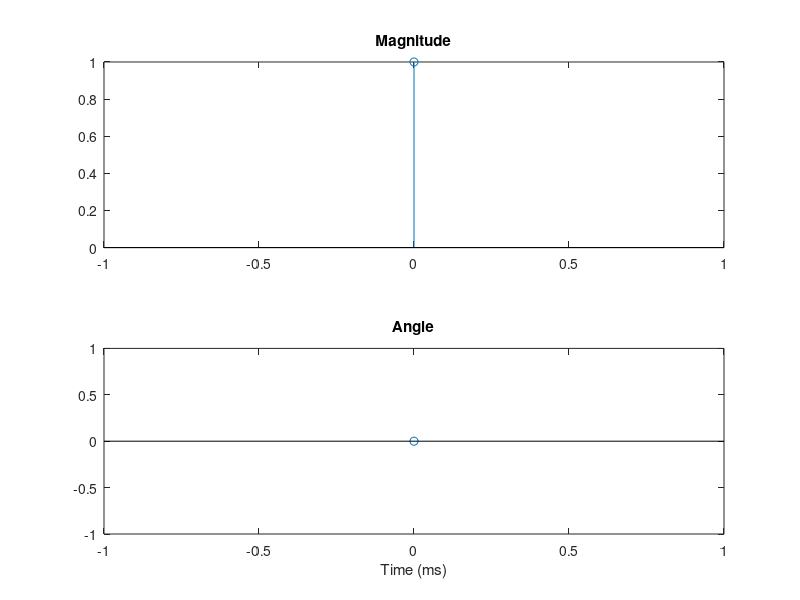

This figure's MATLAB source: (Note: this script raises an error after producing the figure.)
clear; clc; close all; fclose all; format long;

%%%%%%%%%%%%%%%%%%%%%%%%%%%%%%%%%%%%%%%%%%%%%%%%%%%%%%%%%%%%%%%%%%%%%%%%%%%
% Simulation settings 335328744369150
%%%%%%%%%%%%%%%%%%%%%%%%%%%%%%%%%%%%%%%%%%%%%%%%%%%%%%%%%%%%%%%%%%%%%%%%%%%
Preset = 1016;
Test = 2;
% "ZF", "MMSE", "ZF Averaged", "LS", "Ideal"
% "Sym1Pilot" % Use entire 1st OFDM Symbol to estimate channel for all sym
% "SymAvg" % Average perfect channel estimates into 1 for all symbols
    EQUALIZER_METHOD = "ZF";
% Channel Estimation Interpolation Method
    interp_method = 'linear';
% Loop MATLAB IFFT output to FFT output to bypass channel
    LOOPBACK = true;
% Use Comb type pilot format else use alternating pilots
    PILOT_COMB_FORMAT = true;
% Use CFO estimate to correct for CFO in time domain
    CFO_CORR = false;
% Assume all CFO is caused by doppler. Use CFO est to correct for doppler.
% If false, use CFO est to correct for CFO offset. Only for MATLAB sim
    DOPPLER_PROC = true;
% Use resampler for doppler compensation else use separate interp/decimate
    DOPPLER_RESAMPLER = true;
% Use FIR Interp/decimate for doppler resampling else use CIC
    DOPPLER_FIR = false;
% Perform estimation and correction for phase rotation from sym to sym
    PHASE_AVG = true;
% Filter multiple channel estimates instead of averaging
    FILTER_CH_EST = false;
% Perform power measurements
    POWER_MEASURE = false;
% Plot ideal QAM scatter points on top of RX constellations
    PLOT_IDEAL = false;
% Set pilots as QPSK instead of same modulation order as data
    QPSK_PILOTS = false;
% Add AWGN in baseband instead of passband
    BASEBAND_AWGN = true;
% Enable frequency domain timing offset estimation and compensation
    TA_EST_COMP = true;
% Enable frequency domain frequency offset estimation and compensation
    CFO_EST_COMP = true;

%%%%%%%%%%%%%%%%%%%%%%%%%%%%%%%%%%%%%%%%%%%%%%%%%%%%%%%%%%%%%%%%%%%%%%%%%%%
% OFDM Parameters
%%%%%%%%%%%%%%%%%%%%%%%%%%%%%%%%%%%%%%%%%%%%%%%%%%%%%%%%%%%%%%%%%%%%%%%%%%%
nfft = 4096;                % Size of FFT, number of subcarriers in OFDM
BW = 250000;                % Bandwidth = complex FS
cp_len = 256;               % Cyclic Prefix length in samples
M = 16;                     % Modulation Order
ZP_density = 30;            % Zero Padded Pilot Density
symbol_guard_ms = 1;        % Symbol guard band in ms
frame_guard_ms = 1;         % Frame guard band in ms
ofdm_symbols = 5;          % Number of OFDM symbols in a Frame
Fc = 250000;                % Center frequency of OFDM signal

%%%%%%%%%%%%%%%%%%%%%%%%%%%%%%%%%%%%%%%%%%%%%%%%%%%%%%%%%%%%%%%%%%%%%%%%%%%
% Fixed Values
%%%%%%%%%%%%%%%%%%%%%%%%%%%%%%%%%%%%%%%%%%%%%%%%%%%%%%%%%%%%%%%%%%%%%%%%%%%
nfft_zc = 4096;                       % NFFT for Zadoff-Chu sequence
ZC_root = 13;                         % Zadoff-Chu root index
ZC_length = nfft_zc/2;                % Zadoff-Chu Sequence Length
doppler_cp_offset = round(cp_len/32); % Num of CP samples*2 to not use
sync_samples_early = 0;             % Force sync offset for AWGN Channel
force_doppler_sync = -0;               % Force sync offset for Doppler CH
pilot_density = 0.5;                  % Pilot to data ratio
DAC_FS = 10000000;                    % Dac sample rate
nfft_p = 32*nfft;                     % NFFT for plotting spectrum
speed_sound = 1500;                   % Speed of sound underwater
duc_ddc_loss_gain = 2;                % Loss of Matlab DUC
num_bits = 14;                        % Number of bits in a sample
num_fir_taps = 4096;                  % Number of FIR taps for DUC/DDC
symbol_plot = 4;                      % Set number of Symbols to plot
ifft_gain = 30000;                     % IFFT gain on sub-carriers

gp_samples = round(symbol_guard_ms / 1000 * BW);

% Channel parameters
snr_db = 30;                          % Signal-to-Noise ratio in dB
multipath = [0 0 0.3 1 0 1 0.9 0.1 0 0 0 1];
multipath = 1;
%speed = 2;                            % Doppler In m/s
speed = 0.05;

cfo = 0;                              % Carrier frequency offset
spo = 0;                              % Sample phase offset
sro = 50;                       % Sample rate offset (in parts per million)
sro = 0;

%%%%%%%%%%%%%%%%%%%%%%%%%%%%%%%%%%%%%%%%%%%%%%%%%%%%%%%%%%%%%%%%%%%%%%%%%%%
% Calculated OFDM Parameters
%%%%%%%%%%%%%%%%%%%%%%%%%%%%%%%%%%%%%%%%%%%%%%%%%%%%%%%%%%%%%%%%%%%%%%%%%%%
% Carrier Allocation
rep = 1/pilot_density;          % Data to pilot repetition
zp_carriers = floor(nfft*ZP_density/100/2)*2; % Even Number of ZP carriers
zp_index = [1:zp_carriers/2,nfft/2,nfft/2+1,nfft-zp_carriers/2+1:nfft];
zp_carriers = zp_carriers + 2;  % Account for 2 ZP carriers around DC
pilot_index=[zp_carriers/2:rep:nfft/2-1,nfft/2+2:rep:nfft-zp_carriers/2];
if zp_index(end/2+2)-1 ~= pilot_index(end)
    pilot_index = [pilot_index zp_index(end/2+2)-1];
end
index = find(pilot_index == nfft/2-1);
if isempty(index)
    index = find(pilot_index == nfft/2-2);
    pilot_index = [pilot_index(1:index) nfft/2-1 pilot_index(index+1:end)];
end
pilot_carriers = length(pilot_index);
if PILOT_COMB_FORMAT
    pilot_index = repmat(pilot_index.', [1 ofdm_symbols]);
    pilot_index_orig = pilot_index;
else
    pilot_index_orig = repmat(pilot_index.', [1 ofdm_symbols]);
    pilot_index = repmat(pilot_index.', [1 ofdm_symbols]);
    pilot_index(:,2:2:end) = pilot_index(:,2:2:end) + 1;
    pilot_index(end/2,2:2:end) = pilot_index(end/2,2:2:end) - 1;
    pilot_index(:,2:2:end)=cat(1,pilot_index(1:end/2,2:2:end), ...
        nfft/2+2*ones(1,length(2:2:ofdm_symbols)), ...
        pilot_index(end/2+1:end-1,2:2:end));
end
zp_index = repmat(zp_index.', [1 ofdm_symbols]);
data_index = 1:nfft;
data_index = repmat(data_index.', [1 ofdm_symbols]);
data_index_orig = data_index;
rm_pilot_zp_index = data_index; rm_pilot_zp_index_orig = data_index;
for i=1:ofdm_symbols
    rm_pilot_zp = sort([pilot_index(:,i);zp_index(:,i)]);
    rm_pilot_zp_index(rm_pilot_zp,i) = NaN;
    rm_pilot_zp_orig = sort([pilot_index_orig(:,i);zp_index(:,i)]);
    rm_pilot_zp_index_orig(rm_pilot_zp_orig,i) = NaN;
end
data_index_tmp = 1:nfft;
data_index_tmp2 = zeros(nfft-pilot_carriers-zp_carriers,ofdm_symbols);
data_index_tmp2_orig = zeros(nfft-pilot_carriers-zp_carriers,ofdm_symbols);
for i=1:ofdm_symbols
    data_index_tmp = data_index(:,i);
    data_index_tmp(any(isnan(rm_pilot_zp_index(:,i)),2)) = [];
    data_index_tmp2(:,i) = data_index_tmp;

    data_index_tmp_orig = data_index_orig(:,i);
    data_index_tmp_orig(any(isnan(rm_pilot_zp_index_orig(:,i)),2)) = [];
    data_index_tmp2_orig(:,i) = data_index_tmp_orig;
end
data_index = data_index_tmp2;
data_index_orig = data_index_tmp2_orig;
%data_index(any(isnan(rm_pilot_zp_index),2),:) = [];
data_carriers = length(data_index);
pilot_data_index = repmat((1:nfft).',[1 ofdm_symbols]);
pilot_index_nan = repmat((1:nfft).',[1 ofdm_symbols]);
for i=1:ofdm_symbols
    pilot_data_index(zp_index(:,i),i) = NaN;
    pilot_index_nan(sort([zp_index(:,i);data_index(:,i)]),i) = NaN;
end

% Other Parameters
scs = BW/nfft;
num_data_bits = length(data_index)*ofdm_symbols;
Fs = BW; % Sample frequency (complex) = bandwidth
Interp_val = DAC_FS/Fs; % Interpolation value
Ts = 1/Fs; % Sampling period
Ts_up = 1/DAC_FS;
F = (-nfft_p/2:nfft_p/2-1)/nfft_p*Fs; % Plotting baseband spectrum
F_up = (-nfft_p/2:nfft_p/2-1)/nfft_p*DAC_FS; % Plotting DUC spectrum
cp_used = cp_len - 2*doppler_cp_offset;
Max_Freq_offset = 2*scs*(cp_used/nfft);
DAC_FS_sro = DAC_FS + DAC_FS*(sro*10e-6);
Symbol_Time = 1/BW*(nfft+cp_len);

fir_taps = fir1(num_fir_taps,1/(DAC_FS/Fs));
fir_taps = fir_taps / sqrt(sum(fir_taps.^2));
filter_delay = floor(length(fir_taps)/2);

fir_taps_4x=fir1(128,1/4);% Mimic 4x decimation with 128 TAP filter in FPGA
%fir_taps_4x = fir_taps_4x / sqrt(sum(fir_taps_4x.^2));
filter_delay_4x = floor(length(fir_taps_4x)/2);
fir_taps_rx = fir1(num_fir_taps,1/Interp_val);
%fir_taps_rx = fir_taps_rx / sqrt(sum(fir_taps_rx.^2));
filter_delay_rx = floor(length(fir_taps_rx)/2);

figure(),subplot(2,1,1),stem((0:1/DAC_FS:length(multipath)/ ...
    DAC_FS-1/DAC_FS)*1000,abs(multipath)),title('Magnitude'),subplot(2,1,2)
stem((0:1/DAC_FS:length(multipath)/DAC_FS-1/DAC_FS)*1000,angle(multipath))
xlabel('Time (ms)'),title('Angle'),sgtitle('Multipath Delay Spread')

%%%%%%%%%%%%%%%%%%%%%%%%%%%%%%%%%%%%%%%%%%%%%%%%%%%%%%%%%%%%%%%%%%%%%%%%%%%
% Generate Pilot Data
%%%%%%%%%%%%%%%%%%%%%%%%%%%%%%%%%%%%%%%%%%%%%%%%%%%%%%%%%%%%%%%%%%%%%%%%%%%
rng default
if QPSK_PILOTS
    pilot_data = randsrc(pilot_carriers,ofdm_symbols,0:3);
else
    pilot_data = randsrc(pilot_carriers,ofdm_symbols,0:M-1);
end

%%%%%%%%%%%%%%%%%%%%%%%%%%%%%%%%%%%%%%%%%%%%%%%%%%%%%%%%%%%%%%%%%%%%%%%%%%%
% Generate Message Data
%%%%%%%%%%%%%%%%%%%%%%%%%%%%%%%%%%%%%%%%%%%%%%%%%%%%%%%%%%%%%%%%%%%%%%%%%%%
rng default
tx_data = randsrc(data_carriers,ofdm_symbols,0:M-1);

%%%%%%%%%%%%%%%%%%%%%%%%%%%%%%%%%%%%%%%%%%%%%%%%%%%%%%%%%%%%%%%%%%%%%%%%%%%
% QAM Modulation
%%%%%%%%%%%%%%%%%%%%%%%%%%%%%%%%%%%%%%%%%%%%%%%%%%%%%%%%%%%%%%%%%%%%%%%%%%%
qam_mod_data = qammod(tx_data,M) * ifft_gain;
if QPSK_PILOTS
    reference_pilot = qammod(pilot_data,4) * ifft_gain;
else
    reference_pilot = qammod(pilot_data,M) * ifft_gain;
end
zp_carrier = complex(0,0);

%%%%%%%%%%%%%%%%%%%%%%%%%%%%%%%%%%%%%%%%%%%%%%%%%%%%%%%%%%%%%%%%%%%%%%%%%%%
% Synchronization   
%%%%%%%%%%%%%%%%%%%%%%%%%%%%%%%%%%%%%%%%%%%%%%%%%%%%%%%%%%%%%%%%%%%%%%%%%%%
% Create Zadoff-Chu sequence
sync_tx = log2(M)/sqrt(2)*exp(-1i*pi*ZC_root*(1:ZC_length).* ...
    ((1:ZC_length)+1)/ZC_length); % ZC sequence
sync_tx_i = cos(pi*ZC_root*(1:ZC_length).* ...
    ((1:ZC_length)+1)/ZC_length);
sync_tx_q = -sin(pi*ZC_root*(1:ZC_length).* ...
    ((1:ZC_length)+1)/ZC_length);
sync_tx = complex(sync_tx_i,sync_tx_q);
sync_tx_zp = [zeros(1,(nfft_zc-ZC_length)/2),sync_tx,zeros(1, ...
    (nfft_zc-ZC_length)/2)]; % Add ZP and center ZC sequence in BW
sync_tx_time = ifft(ifftshift(ifft_gain*sync_tx_zp),nfft_zc);

%%%%%%%%%%%%%%%%%%%%%%%%%%%%%%%%%%%%%%%%%%%%%%%%%%%%%%%%%%%%%%%%%%%%%%%%%%%
% Carrier Allocation
%%%%%%%%%%%%%%%%%%%%%%%%%%%%%%%%%%%%%%%%%%%%%%%%%%%%%%%%%%%%%%%%%%%%%%%%%%%
% FFT carriers of Data, Pilot and ZP carriers
carriers = zeros(nfft,ofdm_symbols);
for i=1:ofdm_symbols
    carriers(pilot_index_orig(:,i),i) = reference_pilot(:,i);
    carriers(data_index_orig(:,i),i) = qam_mod_data(:,i);
    carriers(zp_index(:,i),i) = zp_carrier;
end
tx_pilot_data = carriers;
tx_pilot_data(any(isnan(pilot_data_index),2),:) = [];

figure(),scatter(real(reference_pilot(:,1)),imag(reference_pilot(:,i)),'.')
hold on,scatter(real(qam_mod_data(:,1)),imag(qam_mod_data(:,1)),'.')
sgtitle('TX Constellation'),legend('Pilot','Data Symbols')

%%%%%%%%%%%%%%%%%%%%%%%%%%%%%%%%%%%%%%%%%%%%%%%%%%%%%%%%%%%%%%%%%%%%%%%%%%%
% IFFT
%%%%%%%%%%%%%%%%%%%%%%%%%%%%%%%%%%%%%%%%%%%%%%%%%%%%%%%%%%%%%%%%%%%%%%%%%%%
% Ifftshift to reorder carriers in correct order for IFFT
ifft_sub_carriers = zeros(nfft,ofdm_symbols);
for i = 1:ofdm_symbols % In loop so Ifftshift works per symbol
    ifft_sub_carriers(:,i) = ifft(ifftshift(carriers(:,i)),nfft);
end

%%%%%%%%%%%%%%%%%%%%%%%%%%%%%%%%%%%%%%%%%%%%%%%%%%%%%%%%%%%%%%%%%%%%%%%%%%%
% CP Insertion
%%%%%%%%%%%%%%%%%%%%%%%%%%%%%%%%%%%%%%%%%%%%%%%%%%%%%%%%%%%%%%%%%%%%%%%%%%%
cp_start = nfft-cp_len;
cp = ifft_sub_carriers(cp_start+1:end,:);            % Obtain CP
ofdm_tx_signal_par1 = vertcat(cp,ifft_sub_carriers);  % Copy CP

%%%%%%%%%%%%%%%%%%%%%%%%%%%%%%%%%%%%%%%%%%%%%%%%%%%%%%%%%%%%%%%%%%%%%%%%%%%
% TX Power Measurement
%%%%%%%%%%%%%%%%%%%%%%%%%%%%%%%%%%%%%%%%%%%%%%%%%%%%%%%%%%%%%%%%%%%%%%%%%%%
if POWER_MEASURE
    full_scale = (2^(num_bits-1))^2 * (nfft+cp_len);
    full_scale_zc = (2^(num_bits-1))^2 * nfft_zc;
    sig_pow = sum(abs(ofdm_tx_signal_par1.^2));
    sig_pow_dBFS = 10*log10(sig_pow/full_scale);
    sig_peak = max(abs(ofdm_tx_signal_par1));
    sig_peak_dBFS = 10*log10(sig_peak/(2^(num_bits-1)));
    sig_pow1 = sum(abs((sync_tx_time).^2));
    sig_pow_dBFS = [10*log10(sig_pow1/full_scale_zc) sig_pow_dBFS];
    sig_peak = max(abs((sync_tx_time)));
    sig_peak_dBFS = [10*log10(sig_peak/(2^(num_bits-1))) sig_peak_dBFS];
    sig_papr_dB = sig_peak_dBFS - sig_pow_dBFS;
    
    figure(),subplot(2,2,1),bar(1:ofdm_symbols+1,sig_pow_dBFS)
    xlabel('OFDM Symbol'),ylabel('dBFS'),title('Average Power')
    set(gca,'Ydir','reverse');subplot(2,2,2)
    bar(1:ofdm_symbols+1,sig_peak_dBFS)
    xlabel('OFDM Symbol'),ylabel('dBFS'),title('Peak Power')
    set(gca,'Ydir','reverse');subplot(2,2,[3 4]),bar(1:ofdm_symbols+1, ...
        sig_papr_dB),xlabel('OFDM Symbols'),ylabel('dB'),title('PAPR')
    sgtitle('TX Power')
end

%%%%%%%%%%%%%%%%%%%%%%%%%%%%%%%%%%%%%%%%%%%%%%%%%%%%%%%%%%%%%%%%%%%%%%%%%%%
% GP Insertion2)
%%%%%%%%%%%%%%%%%%%%%%%%%%%%%%%%%%%%%%%%%%%%%%%%%%%%%%%%%%%%%%%%%%%%%%%%%%%
gp = zeros(gp_samples,ofdm_symbols);       % Obtain GP
ofdm_tx_signal_par = vertcat(ofdm_tx_signal_par1,gp); % Copy GP

if ~PILOT_COMB_FORMAT
    for i=1:ofdm_symbols
        qam_mod_data(:,i) = carriers(data_index(:,i),i);
        reference_pilot(:,i) = carriers(pilot_index(:,i),i);
    end
else
    qam_mod_data = carriers;
    qam_mod_data(any(isnan(rm_pilot_zp_index),2),:) = [];
    reference_pilot = carriers;
    reference_pilot(any(isnan(pilot_index_nan),2),:) = [];
end
tx_data = qamdemod(qam_mod_data/ifft_gain,M);

%%%%%%%%%%%%%%%%%%%%%%%%%%%%%%%%%%%%%%%%%%%%%%%%%%%%%%%%%%%%%%%%%%%%%%%%%%%
% Parallel to Serial
%%%%%%%%%%%%%%%%%%%%%%%%%%%%%%%%%%%%%%%%%%%%%%%%%%%%%%%%%%%%%%%%%%%%%%%%%%%
ofdm_tx_signal_ser = reshape(ofdm_tx_signal_par,[(nfft+cp_len+ ...
    gp_samples)*ofdm_symbols, 1]);         % Parallel to Serial
gp = zeros(gp_samples,1);                  % Obtain GP
ofdm_tx_signal_ser = [sync_tx_time.'; ...
    zeros(cp_len,1);gp;ofdm_tx_signal_ser]; % OFDM Frame

%%%%%%%%%%%%%%%%%%%%%%%%%%%%%%%%%%%%%%%%%%%%%%%%%%%%%%%%%%%%%%%%%%%%%%%%%%%
% DUC
%%%%%%%%%%%%%%%%%%%%%%%%%%%%%%%%%%%%%%%%%%%%%%%%%%%%%%%%%%%%%%%%%%%%%%%%%%%
%      [kdk,fir_taps] = interp(ofdm_tx_signal_ser,Interp_val,10,1);
%     filter_delay = floor(length(fir_taps)/2);
%     ofdm_tx_signal_zp = [zeros(filter_delay,1);ofdm_tx_signal_ser; ...
%         zeros(filter_delay,1)];
%     ofdm_duc_signal = interp(ofdm_tx_signal_zp,Interp_val,10,1);
%     ofdm_duc_signal = ofdm_duc_signal(filter_delay*Interp_val+1:end- ...
%         filter_delay*Interp_val);
%     ofdm_duc_signal = ofdm_duc_signal.';
    up_signal = upsample(ofdm_tx_signal_ser, Interp_val);
    up_signal = [up_signal;zeros(filter_delay,1)];
    ofdm_duc_signal = filter(fir_taps, 1, up_signal).'*7;
    ofdm_duc_signal(1:filter_delay) = [];

%%%%%%%%%%%%%%%%%%%%%%%%%%%%%%%%%%%%%%%%%%%%%%%%%%%%%%%%%%%%%%%%%%%%%%%%%%%
% IQ Mixer TX
%%%%%%%%%%%%%%%%%%%%%%%%%%%%%%%%%%%%%%%%%%%%%%%%%%%%%%%%%%%%%%%%%%%%%%%%%%%
% Use oscillator at Fc for IQ mixer
t_up = 0:1/DAC_FS:length(ofdm_duc_signal)/DAC_FS-1/DAC_FS;
ofdm_duc_signal_i = real(ofdm_duc_signal) .* cos(2*pi*Fc*t_up);
ofdm_duc_signal_q = imag(ofdm_duc_signal) .* -sin(2*pi*Fc*t_up);
ofdm_duc_signal_real = ofdm_duc_signal_i + ofdm_duc_signal_q;

%%%%%%%%%%%%%%%%%%%%%%%%%%%%%%%%%%%%%%%%%%%%%%%%%%%%%%%%%%%%%%%%%%%%%%%%%%%
% Channel
%%%%%%%%%%%%%%%%%%%%%%%%%%%%%%%%%%%%%%%%%%%%%%%%%%%%%%%%%%%%%%%%%%%%%%%%%%%
% AWGN Channel method 1
snr = 10^(snr_db/10); % Noise power
if ~BASEBAND_AWGN
    ofdm_tx_signal_ch_pwr = mean(abs(ofdm_duc_signal_real).^2);
    noise_pwr = ofdm_tx_signal_ch_pwr / snr;
    noise = sqrt(noise_pwr) .* randn(size(ofdm_duc_signal_real));
    ofdm_tx_signal_ch = ofdm_duc_signal_real + noise;
else
    ofdm_tx_signal_ch = ofdm_duc_signal_real;
end

% Multipath
%ofdm_tx_signal_ch1 = filter(multipath,1,ofdm_tx_signal_ch);
ofdm_tx_signal_ch1 = ofdm_tx_signal_ch;

% doppler
k = (1+speed/speed_sound); % doppler shift factor
Lower_BW_doppler_Shift = ((Fc-(nfft/2 - zp_carriers/2)*scs) * ...
    (k))-(Fc-(nfft/2 - zp_carriers/2)*scs);
Fc_doppler_Shift = (Fc * (1+speed/speed_sound))-Fc;
Upper_BW_doppler_Shift = ((Fc+(nfft/2 - zp_carriers/2)*scs) * ...
    (1+speed/speed_sound))- (Fc+(nfft/2 - zp_carriers/2)*scs);
table(cp_used,Max_Freq_offset,scs)
table(Lower_BW_doppler_Shift,Fc_doppler_Shift,Upper_BW_doppler_Shift)
ofdm_tx_signal_doppler =interp1(t_up,ofdm_tx_signal_ch1,t_up/k,'linear',0);
% One method to compensate for doppler if estimated k accurately:
%ofdm_tx_signal_doppler = resample(ofdm_tx_signal_doppler, ...
    %round(DAC_FS/k),DAC_FS);
%ofdm_tx_signal_doppler = ofdm_tx_signal_doppler(1:length ...
%    (ofdm_tx_signal_ch));

% Sample phase offset
ofdm_tx_signal_doppler = ofdm_tx_signal_doppler * exp(1j*spo);

% Carrier Frequency Offset
%ofdm_tx_signal_doppler = ofdm_tx_signal_doppler .* exp(1i*2*pi*t_up*cfo);

%%%%%%%%%%%%%%%%%%%%%%%%%%%%%%%%%%%%%%%%%%%%%%%%%%%%%%%%%%%%%%%%%%%%%%%%%%%
% IQ Mixer RX
%%%%%%%%%%%%%%%%%%%%%%%%%%%%%%%%%%%%%%%%%%%%%%%%%%%%%%%%%%%%%%%%%%%%%%%%%%%
% AWGN Channel
i_ddc = ofdm_tx_signal_ch .* cos(2*pi*Fc*t_up);
q_ddc = ofdm_tx_signal_ch .* -sin(2*pi*Fc*t_up);
ddc_signal = complex(i_ddc,q_ddc);

% Doppler Channel
i_ddc_doppler = ofdm_tx_signal_doppler .* cos(2*pi*Fc*t_up);
q_ddc_doppler = ofdm_tx_signal_doppler .* -sin(2*pi*Fc*t_up);
ddc_signal_doppler = complex(i_ddc_doppler,q_ddc_doppler);

% Apply Carrier Frequency Offset
ddc_signal_doppler = ddc_signal_doppler .* exp(1i*2*pi*cfo*t_up);

%%%%%%%%%%%%%%%%%%%%%%%%%%%%%%%%%%%%%%%%%%%%%%%%%%%%%%%%%%%%%%%%%%%%%%%%%%%
% DDC
%%%%%%%%%%%%%%%%%%%%%%%%%%%%%%%%%%%%%%%%%%%%%%%%%%%%%%%%%%%%%%%%%%%%%%%%%%%
    % MATLAB decimate
%    ddc_base_signal_real=decimate(real(ddc_signal),Interp_val,4096,'Fir');
%    ddc_base_signal_imag=decimate(imag(ddc_signal),Interp_val,4096,'FIR');
%     ddc_base_signal = complex(ddc_base_signal_real,ddc_base_signal_imag);
%     ddc_base_signal = duc_ddc_loss_gain * ddc_base_signal.';
    % Model FPGA implementation of DDC
%     ddc_stage1 = [ddc_signal zeros(1,filter_delay_4x)];
%     ddc_stage1_out = filter(fir_taps_4x,1,ddc_stage1);
%     ddc_stage1_out(1:filter_delay_4x) = [];
%     ddc_stage1_out = downsample(ddc_stage1_out,4);
ddc_stage2 = [ddc_signal zeros(1,filter_delay)];
ddc_stage2_out = filter(fir_taps,1,ddc_stage2);
ddc_stage2_out(1:filter_delay) = [];
ddc_base_signal = downsample(ddc_stage2_out,Interp_val)/7.2;

ddc_doppler_real = ...
    decimate(real(ddc_signal_doppler),Interp_val,4096,'Fir');
ddc_doppler_imag = ...
    decimate(imag(ddc_signal_doppler),Interp_val,4096,'Fir');
ddc_doppler = complex(ddc_doppler_real,ddc_doppler_imag);
ddc_doppler = duc_ddc_loss_gain * ddc_doppler.';

%%%%%%%%%%%%%%%%%%%%%%%%%%%%%%%%%%%%%%%%%%%%%%%%%%%%%%%%%%%%%%%%%%%%%%%%%%%
% Bypass DUC/DDC for MATLAB AWGN Channel
if (LOOPBACK)
    ddc_base_signal = ofdm_tx_signal_ser/1.91;
end

%%%%%%%%%%%%%%%%%%%%%%%%%%%%%%%%%%%%%%%%%%%%%%%%%%%%%%%%%%%%%%%%%%%%%%%%%%%
% Synchronization
%%%%%%%%%%%%%%%%%%%%%%%%%%%%%%%%%%%%%%%%%%%%%%%%%%%%%%%%%%%%%%%%%%%%%%%%%%%
sync_coef = conj(fliplr(sync_tx_time)); % Matched Filter
sync_corr_filt = abs(filter(sync_coef,1,ddc_base_signal));
[val,ind] = max(sync_corr_filt);
%ind = ind-sync_samples_early+gp_samples+cp_len; % Remove GP from index
ind = ind+gp_samples+cp_len;
ofdm_rx_sync_signal = ddc_base_signal;
ofdm_rx_sync_signal([1:ind, ...
    ind+1+(nfft+cp_len+gp_samples)*ofdm_symbols:end]) = [];
if (length(ofdm_rx_sync_signal) ~= (nfft+cp_len+gp_samples)*ofdm_symbols)
    tmp = zeros(1,(nfft+cp_len+gp_samples)*ofdm_symbols- ...
        length(ofdm_rx_sync_signal));
    ofdm_rx_sync_signal = [ofdm_rx_sync_signal tmp];
    warning('Deleted too much of signal')
end

sync_corr_doppler = abs(filter(sync_coef,1,ddc_doppler));
[val2,ind2] = max(sync_corr_doppler);
ind2 = ind2-sync_samples_early+gp_samples+force_doppler_sync+cp_len;
ofdm_rx_sync_doppler = ddc_doppler;
ofdm_rx_sync_doppler([1:ind2, ...
    ind2+1+(nfft+cp_len+gp_samples)*ofdm_symbols:end]) = [];
if (length(ofdm_rx_sync_doppler) ~= (nfft+cp_len+gp_samples)*ofdm_symbols)
    tmp = zeros(1,(nfft+cp_len+gp_samples)*ofdm_symbols- ...
        length(ofdm_rx_sync_doppler)).';
    ofdm_rx_sync_doppler = [ofdm_rx_sync_doppler;tmp];
    warning('Deleted too much of doppler signal')
end
doppler_sync_offset = (ind2-gp_samples)-(ind-gp_samples);
display(doppler_sync_offset)

% Plot %%%%%%%%%%%%%%%%%%%%%%%%%%%%%%%%%%%%%%%%%%%%%%%%%%%%%%%%%%%%%%%%%%%%
t_p = 0:Ts:length(ofdm_tx_signal_ser)*Ts-Ts;
vertical_lines = zeros(1,ofdm_symbols*3);
line_label = string.empty(0,length(vertical_lines));
vertical_lines_doppler = zeros(1,ofdm_symbols*3);
for i=1:ofdm_symbols
    if (i == 1)
        %vertical_lines(i) = nfft_zc + gp_samples;
        vertical_lines = ind;
        vertical_lines_doppler(i) = ind2;
        line_label(i) = "CP";
        vertical_lines(i+1) = vertical_lines(i) + cp_len;
        vertical_lines_doppler(i+1) = vertical_lines_doppler(i) + cp_len;
        line_label(i+1) = "Data";
        vertical_lines(i+2) = vertical_lines(i+1) + nfft;
        vertical_lines_doppler(i+2) = vertical_lines_doppler(i+1)+nfft;
        line_label(i+2) = "GP";
    else
        vertical_lines(3*i-2) = vertical_lines(3*i-3) + gp_samples;
        vertical_lines_doppler(3*i-2) = vertical_lines_doppler(3*i-3) + ...
            gp_samples;
        line_label(3*i-2) = "CP";
        vertical_lines(3*i-1) = vertical_lines(3*i-2) + cp_len;
        vertical_lines_doppler(3*i-1)=vertical_lines_doppler(3*i-2)+cp_len;
        line_label(3*i-1) = "Data";
        vertical_lines(3*i) = vertical_lines(3*i-1) + nfft;
        vertical_lines_doppler(3*i) = vertical_lines_doppler(3*i-1)+nfft;
        line_label(3*i) = "GP";
    end
end

vertical_lines = [nfft_zc vertical_lines];
line_label = ["Sync", line_label];
figure(),subplot(3,1,1),plot(t_p/1000,real(ofdm_tx_signal_ser), ...
    'LineWidth',2),hold on,plot(t_p/1000,real(ddc_doppler))
for i = 1:length(vertical_lines)
    if i == 1
        xline(vertical_lines(i)*Ts/1000,'--b',line_label{i}, ...
            'LabelHorizontalAlignment','left')
    else
        xline(vertical_lines(i)*Ts/1000,'--b',line_label{i})
        xline(vertical_lines_doppler(i-1)*Ts/1000,'--r',line_label{i}, ...
            'LabelVerticalAlignment','bottom');
    end
end
legend('Ideal Channel','MATLAB UW-A Channel',...
    'Ideal Timing','','MATLAB UW-A Timing')
xlabel('Time (ms)'),title('In Phase'),subplot(3,1,2)
plot(t_p/1000,imag(ofdm_tx_signal_ser),'LineWidth',2),hold on
plot(t_p/1000,imag(ddc_doppler))
for i = 1:length(vertical_lines)
    if i == 1
        xline(vertical_lines(i)*Ts/1000,'--b',line_label{i}, ...
            'LabelHorizontalAlignment','left')
    else
        xline(vertical_lines(i)*Ts/1000,'--b',line_label{i})
        xline(vertical_lines_doppler(i-1)*Ts/1000,'--r',line_label{i}, ...
            'LabelVerticalAlignment','bottom');
    end
end
legend('Ideal Channel','MATLAB UW-A Channel',...
    'Ideal Timing','','MATLAB UW-A Timing')
xlabel('Samples'),title('Quadrature'),subplot(3,1,3)
plot(t_p/1000,sync_corr_filt),hold on,plot(t_p/1000,sync_corr_doppler)
vertical_lines = [ind2-gp_samples-cp_len vertical_lines];
line_label = ["UW-A Sync", line_label];
xline(vertical_lines(2)*Ts/1000,'--b',line_label{2}, ...
    'LabelHorizontalAlignment','left')
xline(vertical_lines(1)*Ts/1000,'--r',line_label{1}, ...
    'LabelHorizontalAlignment','left','LabelVerticalAlignment','bottom')
legend('Ideal','MATLAB UW-A Channel','Ideal Timing','MATLAB UW-A Timing')
xlabel('Time (ms)'),title('Synchronizer Correlator Output')
sgtitle('Baseband OFDM Signal Before Resampler')

%%%%%%%%%%%%%%%%%%%%%%%%%%%%%%%%%%%%%%%%%%%%%%%%%%%%%%%%%%%%%%%%%%%%%%%%%%%
% Serial to Parallel
%%%%%%%%%%%%%%%%%%%%%%%%%%%%%%%%%%%%%%%%%%%%%%%%%%%%%%%%%%%%%%%%%%%%%%%%%%%
% Add multipath at baseband (too many taps at passband)
ofdm_rx_sync_doppler = filter(multipath,1,ofdm_rx_sync_doppler);

% Plot spectrum of FFT input
figure(),plot(F/1000,10*log10(abs(fftshift(fft(ofdm_rx_sync_doppler,...
    nfft_p))))),xlabel('kHz'),ylabel('dB')
title('MATLAB Sim FFT Input Spectrum Before Doppler Compensation')

% Serial to parrallel
ofdm_rx_signal_par=reshape(ofdm_rx_sync_signal, ...
    [nfft+cp_len+gp_samples ofdm_symbols]);
ofdm_rx_doppler_par=reshape(ofdm_rx_sync_doppler, ...
    [nfft+cp_len+gp_samples ofdm_symbols]);

%%%%%%%%%%%%%%%%%%%%%%%%%%%%%%%%%%%%%%%%%%%%%%%%%%%%%%%%%%%%%%%%%%%%%%%%%%%
% RX Power Measure
%%%%%%%%%%%%%%%%%%%%%%%%%%%%%%%%%%%%%%%%%%%%%%%%%%%%%%%%%%%%%%%%%%%%%%%%%%%
if POWER_MEASURE
    sig_pow_rx = sum(abs(ofdm_rx_doppler_par.^2));
    ofdm_rx_doppler_par = ...
        ofdm_rx_doppler_par.*sqrt(sig_pow./sig_pow_rx);
    sig_pow_rx1 = sum(abs(ofdm_rx_doppler_par.^2));

    y1 = 1:ofdm_symbols;
    figure(),b = bar(y1,[10*log10(sig_pow/full_scale);...
        10*log10(sig_pow_rx1/full_scale)],'LineWidth',0.5);
    xtips1 = b(1).XEndPoints;ytips1 = b(1).YEndPoints;
    labels1 = string(b(1).YData);text(xtips1,ytips1,labels1,...
        'HorizontalAlignment','center','VerticalAlignment','bottom')
    xtips2 = b(2).XEndPoints;ytips2 = b(2).YEndPoints;
    labels2 = string(b(2).YData);text(xtips2,ytips2,labels2,...
        'HorizontalAlignment','center','VerticalAlignment','bottom')
    legend('TX','RX'),xlabel('OFDM Symbols'),title('Power'),ylabel('dBFS')
end

%%%%%%%%%%%%%%%%%%%%%%%%%%%%%%%%%%%%%%%%%%%%%%%%%%%%%%%%%%%%%%%%%%%%%%%%%%%
% CFO Estimation and Correction
%%%%%%%%%%%%%%%%%%%%%%%%%%%%%%%%%%%%%%%%%%%%%%%%%%%%%%%%%%%%%%%%%%%%%%%%%%%
% AWGN Channel
ofdm_rx_signal_par(end-gp_samples+1:end,:) = []; % Remove GP
ofdm_cfo_signal = ofdm_rx_signal_par; 
ofdm_cfo_signal(1:cp_len,:) = [];                % Remove CP

% Add white noise at baseband
if BASEBAND_AWGN
    ofdm_cfo_signal_pwr = mean(abs(ofdm_cfo_signal).^2);
    noise_pwr = ofdm_cfo_signal_pwr / snr;
    noise = sqrt(noise_pwr) .* randn(size(ofdm_cfo_signal));
    ofdm_cfo_signal = ofdm_cfo_signal + noise;
end

%%%%%%%%%%%%%%%%%%%%%%%%%%%%%%%%%%%%%%%%%%%%%%%%%%%%%%%%%%%%%%%%%%%%%%%%%%%
% MATLAB Doppler channel
ofdm_rx_doppler_par(end-gp_samples+1:end,:) = []; % Remove GP

% Add white noise at baseband
if BASEBAND_AWGN
    ofdm_rx_doppler_par_pwr = mean(abs(ofdm_rx_doppler_par).^2);
    noise_pwr = ofdm_rx_doppler_par_pwr / snr;
    noise = sqrt(noise_pwr) .* randn(size(ofdm_rx_doppler_par));
    ofdm_rx_doppler_par = ofdm_rx_doppler_par + noise;
end

cp_rm_doppler = ofdm_rx_doppler_par;              % Save and remove CP
cp_rm_doppler(1:cp_len,:) = [];                   % Remove CP


t = 0:Ts:length(ddc_base_signal)*Ts-Ts;

ofdm_cfo_doppler = zeros(nfft,ofdm_symbols);
cfo_est = 0;
cfo_est_doppler = zeros(1,ofdm_symbols);
for i = 1:ofdm_symbols
    cp_cfo_begin = ofdm_rx_doppler_par(doppler_cp_offset+1:cp_len- ...
        doppler_cp_offset,i); % Obtain CP at beginning of symbol
    cp_cfo_end = ofdm_rx_doppler_par(nfft+1+doppler_cp_offset: ...
        end-doppler_cp_offset,i); % Obtain CP at end of symbol
    tmp = cp_cfo_end.*conj(cp_cfo_begin); % Correlate
    sum_val = sum(tmp);
    tan_val = atan2(imag(sum_val),real(sum_val));
    normalized_cfo_est = 1*tan_val;
    cfo_est = normalized_cfo_est*scs;
    cfo_est_doppler(i) = cfo_est/2/pi;
    ofdm_cfo_doppler(:,i) = cp_rm_doppler(:,i).*(cos(cfo_est*t(1:nfft)) ...
        +1i*sin(cfo_est*t(1:nfft)))';
end
if ~CFO_CORR || DOPPLER_PROC
    ofdm_cfo_doppler = cp_rm_doppler;
end
table(cfo_est_doppler)

%%%%%%%%%%%%%%%%%%%%%%%%%%%%%%%%%%%%%%%%%%%%%%%%%%%%%%%%%%%%%%%%%%%%%%%%%%%
% doppler processing
%%%%%%%%%%%%%%%%%%%%%%%%%%%%%%%%%%%%%%%%%%%%%%%%%%%%%%%%%%%%%%%%%%%%%%%%%%%
if DOPPLER_PROC
    k_est = (-mean(cfo_est_doppler)/Fc)+1;% Estimate doppler scaling factor
    Fs_doppler_sample = DAC_FS/k;         % Resample rate
    Fs_doppler_sample_est = DAC_FS/k_est; % Estimated resample rate
    Fc_doppler_shift_Hz = Fs_doppler_sample - DAC_FS;
    Fc_doppler_shift_Hz_est = Fs_doppler_sample_est - DAC_FS;
    base_doppler_shift_Hz = BW/k - BW;
    base_doppler_shift_Hz_est = BW/k_est - BW;
    table(k,k_est,Fs_doppler_sample,Fs_doppler_sample_est)
    table(Fc_doppler_shift_Hz,Fc_doppler_shift_Hz_est)
    table(base_doppler_shift_Hz,base_doppler_shift_Hz_est)

    %%%%%%%%%%%%%%%%%%%%%%%%%%%%%%%%%%%%%%%%%%%%%%%%%%%%%%%%%%%%%%%%%%%%%%%
    % Resample with doppler shift factor
    P = round(DAC_FS/k_est/Interp_val);  Q = round(DAC_FS/Interp_val);
    %P = (1/k_est/Interp_val);  Q = (1/Interp_val);
    tmp = reshape(ofdm_cfo_doppler, [1 ofdm_symbols*nfft]);
    if DOPPLER_RESAMPLER
        if P*Q >= 2^31
            re_scale = 2^31/(P*Q)
            P = floor(P*sqrt(re_scale)); Q = floor(Q*sqrt(re_scale));
            warning('Re-Scaled down P/Q')
        else
            re_scale = 2^31/(P*Q)
            P = floor(P*sqrt(re_scale)); Q = floor(Q*sqrt(re_scale));
            warning('Re-Scaled up P/Q')
        end
        ofdm_tx_signal_doppler2 = resample(tmp,P,Q);
    else
        if DOPPLER_FIR
            num_fir_taps_doppler = 512;
            fir_taps_P_doppler = fir1(num_fir_taps_doppler,1/P);
            fir_taps_P_doppler = fir_taps_P_doppler / sqrt(sum(...
                fir_taps_P_doppler.^2));
            filter_delay_P_doppler = floor(length(fir_taps_P_doppler)/2);
            up_doppler = upsample(tmp,P);
            up_doppler = [up_doppler,zeros(1,filter_delay_P_doppler)];
            up_duc_doppler = filter(fir_taps_P_doppler, 1, up_doppler);
            clear up_doppler;
            up_duc_doppler(1:filter_delay) = [];

            fir_taps_Q_doppler = fir1(num_fir_taps_doppler,1/Q);
            fir_taps_Q_doppler = fir_taps_Q_doppler / sqrt(sum( ...
                fir_taps_Q_doppler.^2));
            filter_delay_Q_doppler = floor(length(fir_taps_Q_doppler)/2);
            down_ddc_doppler = [up_duc_doppler zeros(1,filter_delay)];
            clear up_duc_doppler;
            down_ddc_doppler_filt = filter(fir_taps_Q_doppler, 1, ...
                down_ddc_doppler);
            clear down_ddc_doppler;
            down_ddc_doppler_filt(1:filter_delay_Q_doppler) = [];
            ofdm_tx_signal_doppler2 = downsample(down_ddc_doppler_filt, ...
                Q);
            clear down_ddc_doppler_filt;
%         elseif DOPPLER_CIC
%             % Read Captured Xilinx CIC Filter impulse Response:
%             file = fopen('../Xilinx/Vivado/modules/sim/cic_duc_test_out.txt','r');
%             cic_impulse = fscanf(file,"%d, %d\n",[2 79]);
%             cic_impulse = complex(cic_impulse(1,:),cic_impulse(2,:));
%             cic_impulse = cic_impulse / sum(cic_impulse); % Normalize
%             up_doppler = upsample(tmp,P);
%             up_doppler_cic = filter(cic_impulse,1,up_doppler);

            
        end
    end
    if (length(ofdm_tx_signal_doppler2) > length(tmp))
        ofdm_tx_signal_doppler2 = ofdm_tx_signal_doppler2(1:length(tmp));
    elseif (length(ofdm_tx_signal_doppler2) < length(tmp))
        ofdm_tx_signal_doppler2 = [ofdm_tx_signal_doppler2 zeros(1, ...
            length(tmp) - length(ofdm_tx_signal_doppler2))];
    end
    ofdm_cfo_doppler2 = ofdm_tx_signal_doppler2; % Bypass optional CFO Correction
else
    ofdm_cfo_doppler2 = ofdm_cfo_doppler;
end
[]
% Plot
% Plot spectrum of FFT input
figure(),plot(F/1000,10*log10(abs(fftshift(fft(ofdm_cfo_doppler2,...
    nfft_p))))),xlabel('kHz'),ylabel('dB')
title('MATLAB Sim FFT Input Spectrum After Doppler Compensation')
ofdm_cfo_doppler2 = reshape(ofdm_cfo_doppler2, [nfft,ofdm_symbols]);

%%%%%%%%%%%%%%%%%%%%%%%%%%%%%%%%%%%%%%%%%%%%%%%%%%%%%%%%%%%%%%%%%%%%%%%%%%%
% FFT
%%%%%%%%%%%%%%%%%%%%%%%%%%%%%%%%%%%%%%%%%%%%%%%%%%%%%%%%%%%%%%%%%%%%%%%%%%%
fft_signal = zeros(nfft,ofdm_symbols);
for i = 1:ofdm_symbols % Do FFTSHIFT per symbol
    fft_signal(:,i) = fftshift(fft(ofdm_cfo_signal(:,i),nfft));
end

fft_doppler2 = zeros(nfft,ofdm_symbols);
for i = 1:ofdm_symbols
    fft_doppler2(:,i) = fftshift(fft(ofdm_cfo_doppler2(:,i),nfft));
end

%%%%%%%%%%%%%%%%%%%%%%%%%%%%%%%%%%%%%%%%%%%%%%%%%%%%%%%%%%%%%%%%%%%%%%%%%%%
% Channel Estimation
%%%%%%%%%%%%%%%%%%%%%%%%%%%%%%%%%%%%%%%%%%%%%%%%%%%%%%%%%%%%%%%%%%%%%%%%%%%
% Initialize AWGN Channel data
fft_signal_eq = fft_signal;
P_RX = fft_signal_eq;

% Initialize MATLAB UW-A sim channel data
fft_doppler_eq2 = fft_doppler2;
for i=1:ofdm_symbols
    for k=1:nfft
        fft_doppler_eq2(k,i) = fft_doppler_eq2(k,i) * exp(-1j*2*pi*cfo*(k-1)/nfft);
    end
end
%fft_doppler_eq2 = fft_doppler_eq2 .* exp(-1j*2*pi*cfo*(0:nfft-1).');
P_RX_dopler = fft_doppler_eq2;

% Get RX pilots depending on the pilot format
if ~PILOT_COMB_FORMAT
    P_RX = zeros(pilot_carriers,ofdm_symbols);
    P_RX_dopler = zeros(pilot_carriers,ofdm_symbols);
    for i=1:ofdm_symbols
        P_RX_tmp = fft_signal_eq(:,i);
        P_RX_tmp(any(isnan(pilot_index_nan(:,i)),2),:) = [];
        P_RX(:,i) = P_RX_tmp;
        P_RX_tmp = fft_doppler2(:,i);
        P_RX_tmp(any(isnan(pilot_index_nan(:,i)),2),:) = [];
        P_RX_dopler(:,i) = P_RX_tmp;  
    end
else
    P_RX(any(isnan(pilot_index_nan),2),:) = [];
    P_RX_dopler(any(isnan(pilot_index_nan),2),:) = [];
end

%%%%%%%%%%%%%%%%%%%%%%%%%%%%%%%%%%%%%%%%%%%%%%%%%%%%%%%%%%%%%%%%%%%%%%%%%%%
% Expanded Channel Estimation
% P_RX_re = real(P_RX);           P_RX_im = -imag(P_RX);
% P_re = real(reference_pilot);   P_im = -imag(reference_pilot);
% H = (P_RX_re.*P_re + P_RX_im.*P_im) ./ (P_re.^2 + P_im.^2) + ...
%     1i*(P_RX_im.*P_re - P_RX_re.*P_im) ./ (P_re.^2 + P_im.^2);

%%%%% SNR estimate %%%%%
rx_pilots = P_RX; tx_pilots = reference_pilot;

rx_pilot_power = mean(abs(rx_pilots).^2);
tx_pilot_power = mean(abs(tx_pilots).^2);

norm_rx_pilots = rx_pilots .* sqrt(tx_pilot_power ./ rx_pilot_power);

noise_est = norm_rx_pilots - tx_pilots;
noise_est_power = mean(abs(noise_est).^2);

SNR_estimate = tx_pilot_power ./ noise_est_power;
SNR_estimate_db = 10*log10(mean(SNR_estimate))

%%%%%%%%%%%%%%%%%%%%%%%%%%%%%%%%%%%%%%%%%%%%%%%%%%%%%%%%%%%%%%%%%%%
% Matlab Doppler Channel Estimation:
%%%%% SNR Estimate %%%%%
rx_pilots = P_RX_dopler;
rx_pilot_power = mean(abs(rx_pilots).^2);
norm_rx_pilots = rx_pilots .* sqrt(tx_pilot_power./rx_pilot_power);
noise_est = norm_rx_pilots - tx_pilots;
noise_est_power = mean(abs(noise_est).^2);
SNR_estimate_doppler = tx_pilot_power ./ noise_est_power;
SNR_estimate_db_doppler = 10*log10(mean(SNR_estimate_doppler))

%%%%% Get LS Channel estimate %%%%%
H = conj(P_RX_dopler) ./ conj(reference_pilot);
%%%%% Timing offset estimation %%%%%
e_pa = zeros(1,ofdm_symbols);               % Phase shift estimate
TA_est = zeros(1,ofdm_symbols);             % Timing offset estimate
for i=1:ofdm_symbols
    for k=1:pilot_carriers-2
        e_pa(i) = e_pa(i) + H(k,i) * H(k+2,i)';
    end
    TA_est(i) = angle(e_pa(i))*nfft/(2*pi*4);
end
TA_comp = exp(1j*2*pi*(1:nfft)'.*TA_est/nfft);
if ~PILOT_COMB_FORMAT
    TA_comp_H = zeros(pilot_carriers,ofdm_symbols);
    for i=1:ofdm_symbols
        TA_comp_tmp = TA_comp(:,i);
        TA_comp_tmp(any(isnan(pilot_index_nan(:,i)),2),:) = [];
        TA_comp_H(:,i) = TA_comp_tmp;
    end
else
    TA_comp_H = TA_comp;
    TA_comp_H(any(isnan(pilot_index_nan),2),:) = [];
end
TA_comp = exp(-1j*2*pi*(1:nfft)'.*TA_est/nfft);

figure(),subplot(2,1,1),plot(real(TA_comp(:,1))),title('In-Phase')
xlabel('Sub-Carrier Index'),subplot(2,1,2),plot(imag(TA_comp(:,1)))
title('Quadrature'),xlabel('Sub-Carrier Index'),sgtitle('TA Compensation')

%%%%% Timing offset correction %%%%%
if TA_EST_COMP
    H = H .* TA_comp_H;
    fft_doppler_eq2 = fft_doppler_eq2 .* TA_comp;
end
table(TA_est)
%%%%% Frequency offset estimation %%%%%
% e_cfo = zeros(,ofdm_symbols-1);
% for i=1:ofdm_symbols-1
%     e_cfo(i) = H(:,i+1).*conj(H(:,i));
% end
%e_cfo_theta = angle(H(:,2).*conj(H(:,1)));
e_cfo_theta = angle(sum(H(:,2).*conj(H(:,1))));
e_cfo = e_cfo_theta / (2*pi*scs);
e_cfo = e_cfo_theta;

e_cfo_rep = repmat(e_cfo, [1 ofdm_symbols]);
% e_cfo_interp=interp1(pilot_index(:,1),e_cfo,1:nfft,interp_method,'extrap');
% e_cfo_interp_rep = repmat(e_cfo_interp.', [1 ofdm_symbols]);

% e_cfo_rep = exp(1j*e_cfo_rep.*(1:ofdm_symbols));
% e_cfo_interp_rep = exp(1j*e_cfo_interp_rep.*(1:ofdm_symbols));
%e_cfo_rep = exp(-1j*ones(nfft,1)*e_cfo_rep.*(0:ofdm_symbols-1));
% e_cfo_rep = exp(-1j*ones(1,ofdm_symbols).*(0:nfft-1)'.*(0:nfft-1)'*2*pi*cfo);
% e_cfo_rep = exp(-1j*2*pi*cfo*(0:nfft-1)'/nfft);
% e_cfo_rep = repmat(e_cfo_rep, [1 ofdm_symbols]);
% e_cfo_interp_rep = e_cfo_rep;
% if ~PILOT_COMB_FORMAT
%     e_cfo_rep = zeros(pilot_carriers,ofdm_symbols);
%     for i=1:ofdm_symbols
%         e_cfo_rep_tmp=e_cfo_interp_rep(:,i);
%         e_cfo_rep_tmp(any(isnan(pilot_index_nan(:,i)),2),:) = [];
%         e_cfo_rep(:,i) = e_cfo_rep_tmp;
%     end
% else
%     e_cfo_rep(any(isnan(pilot_index_nan),2),:) = [];
% end

figure()
% for i=1:4
%     x_lim = [pilot_index(1),pilot_index(end,1)];
%     subplot(2,2,1),plot(real(e_cfo_interp_rep(:,i))),title('In-Phase')
%     xlim(x_lim),xlabel('Sub-Carrier Index'),hold on,subplot(2,2,2)
%     plot(imag(e_cfo_interp_rep(:,i))),title('Quadrature')
%     xlabel('Sub-Carrier Index'),xlim(x_lim),hold on,subplot(2,2,3)
%     plot(abs(e_cfo_interp_rep(:,i))),title('Magnitude')
%     xlim(x_lim),xlabel('Sub-Carrier Index'),hold on,subplot(2,2,4)
%     plot(angle(e_cfo_interp_rep(:,i))),title('Phase'),xlim(x_lim)
%     xlabel('Sub-Carrier Index'),hold on
% end
% subplot(2,2,1),legend('Symbol 0','Symbol 1','Symbol 2','Symbol 3')
% sgtitle('CFO Compensation')

%%%% Frequency offset compensation %%%%%

if CFO_EST_COMP
    H = H .* (e_cfo_rep);
    fft_doppler_eq2 = fft_doppler_eq2 .* (e_cfo_rep);
end
%%%%% Estimate and correct for phase offsets between symbols %%%%%
if PHASE_AVG
    phase_sym_rot = zeros(1,ofdm_symbols);
    phase_sym1 = H(:,1);
    for i = 1:ofdm_symbols
        phase_sym_next = H(:,i);
        phase_sym_rot(i) = mean(angle(phase_sym1./phase_sym_next));
    end
    H = H .* exp(1i*phase_sym_rot);
    fft_doppler_eq2 = fft_doppler_eq2 .* exp(-1i*phase_sym_rot);
end
%%%%% Doppler Estimation %%%%%
R0=1/(2*ofdm_symbols)*sum(sum(abs(H).^2));
R1=1/ofdm_symbols*sum(conj(H(:,1).*H(:,2)));
fd = 1/(2*pi*Symbol_Time)*sqrt((1-abs(R1)/R0)/0.223)
%%%%% Interpolate estimates at pilots to all sub-carriers %%%%%
H_interp_doppler2_orig = zeros(nfft,ofdm_symbols);
for i=1:ofdm_symbols
    H_interp_doppler2_orig(:,i)=interp1(pilot_index(:,i),H(:,i),...
        1:nfft,interp_method,"extrap");
end 
%%%%% For Alternating pilots, interpolate next sym pilots %%%%%
if (~PILOT_COMB_FORMAT && EQUALIZER_METHOD ~= "ZF AVERAGED")
    H_interp_doppler2 = H_interp_doppler2_orig;
    for i=1:ofdm_symbols
        if i<ofdm_symbols
            H_interp_doppler2(:,i) = ...
                mean(H_interp_doppler2(:,i:i+1),2);
        else
            H_interp_doppler2(:,i) = ...
                mean(H_interp_doppler2(:,i-1:i),2);
        end
    end
else
    H_interp_doppler2 = H_interp_doppler2_orig;
end
%%%%% Average all CH estimates in an OFDM frame %%%%%
if EQUALIZER_METHOD == "ZF Averaged"
    if FILTER_CH_EST
        H_interp_doppler2_filt = H_interp_doppler2;
        w_default = linspace(2,1,ofdm_symbols);
        w_flip = flip(w_default);
        w_flip(end) = [];
        for i=1:ofdm_symbols
            w = [w_flip(end-i+2:end) w_default(1:end-i+1)];
            w = w/sum(w);
            H_interp_doppler2(:,i)=sum(H_interp_doppler2_filt.*w,2);
        end
    else
        H_interp_doppler2 = mean(H_interp_doppler2,2);
        H_interp_doppler2 = ...
            repmat(H_interp_doppler2, [1 ofdm_symbols]);
    end
end
%%%%% Get Ideal Channel to compare with estimated channel %%%%%
fft_doppler_eq2_tmp = fft_doppler_eq2;
fft_doppler_eq2_tmp(zp_index,:) = [];
H_ideal2 = conj(fft_doppler_eq2_tmp) ./ ...
    conj(tx_pilot_data);
%%%%% Use entire sym1 as pilots, rest of syms are data %%%%%
if (EQUALIZER_METHOD == "Sym1Pilot" || EQUALIZER_METHOD== "SymAvg")
    H_sym2 = H_ideal2(:,1);
    H_sym2 = repmat(H_sym2, [1 ofdm_symbols]);
    H_interp_doppler2_sym1 = interp1([pilot_index,data_index], ...
        H_sym2,1:nfft,interp_method,"extrap");
end
%%%%% Interpolate Ideal channel to all NFFT sub-carriers %%%%%
H_interp_doppler2_ideal = zeros(nfft,ofdm_symbols);
for i=1:ofdm_symbols
    tmp_pilot_data_index = pilot_data_index(:,i);
    tmp_pilot_data_index(any(isnan(pilot_data_index),2),:) = [];
    H_interp_doppler2_ideal(:,i) = interp1(tmp_pilot_data_index,...
        H_ideal2(:,i),1:nfft,interp_method,"extrap");
end      

%%%%%%%%%%%%%%%%%%%%%%%%%%%%%%%%%%%%%%%%%%%%%%%%%%%%%%%%%%%%%%%%%%%
% Plot MATLAB simulated channel response and estimate
for i = 1:symbol_plot
    figure(),subplot(2,2,1),plot(1:nfft,real( ...
        H_interp_doppler2_ideal(:,i)), ...
        'linewidth',2),hold on,plot(1:nfft,real( ...
        H_interp_doppler2(:,i))),title('In-Phase'),xlim([ ...
        pilot_index(1),pilot_index(end)]),legend('Ideal','LS')
    subplot(2,2,3),plot(1:nfft,abs(H_interp_doppler2_ideal( ...
        :,i)),'linewidth',2),hold on,plot(1:nfft,abs( ...
        H_interp_doppler2(:,i))),title('Magnitude'),xlim([ ...
        pilot_index(1),pilot_index(end)]),legend('Ideal','LS')
    subplot(2,2,2),plot(1:nfft,imag(H_interp_doppler2_ideal(:,i))...
        ,'linewidth',2),hold on,plot(1:nfft,imag( ...
        H_interp_doppler2(:,i))),title('Quadrature')
    xlim([pilot_index(1),pilot_index(end)]),legend('Ideal','LS')
    subplot(2,2,4),plot(1:nfft,angle(H_interp_doppler2_ideal...
        (:,i)),'linewidth',2),hold on,plot(1:nfft,angle( ...
        H_interp_doppler2(:,i))),title('Phase')
    xlim([pilot_index(1),pilot_index(end)]),legend('Ideal','LS')

    sgtitle({'Matlab Channel Estimate, Symbol ',num2str(i)})
end

%%%%%%%%%%%%%%%%%%%%%%%%%%%%%%%%%%%%%%%%%%%%%%%%%%%%%%%%%%%%%%%%%%%
% Channel estimate quality measurements
% Get normalized mean square error(NMSE) of channel estimate for doppler CH
if ~PILOT_COMB_FORMAT
    H_true = zeros(data_carriers,ofdm_symbols);
    H_doppler = zeros(data_carriers,ofdm_symbols);
    for i=1:ofdm_symbols
        H_true_tmp = H_interp_doppler2_ideal(:,i);
        H_true_tmp(any(isnan(rm_pilot_zp_index(:,i)),2),:) = [];
        H_true(:,i) = H_true_tmp;
        H_doppler_tmp = H_interp_doppler2(:,i);
        H_doppler_tmp(any(isnan(rm_pilot_zp_index(:,i)),2),:) = [];
        H_doppler(:,i) = H_doppler_tmp;
    end
else
    H_true = H_interp_doppler2_ideal;
    H_true(any(isnan(rm_pilot_zp_index),2),:) = [];
    H_doppler = H_interp_doppler2;
    H_doppler(any(isnan(rm_pilot_zp_index),2),:) = [];
end
H_true_sc = H_interp_doppler2_ideal;
%H_true_sc(zp_index,:) = [];
H_doppler_sc = H_interp_doppler2;
%H_doppler_sc(zp_index,:) = [];

squared_errors = zeros(data_carriers,ofdm_symbols);
sum_squared_errors = zeros(1,ofdm_symbols);
sum_squared_magnitudes_true = zeros(1,ofdm_symbols);
NMSE_doppler = zeros(1,ofdm_symbols);
for i=1:ofdm_symbols
    squared_errors(:,i) = abs(H_true(:,i) - H_doppler(:,i)).^2;
    sum_squared_errors(i) = sum(squared_errors(:,i));
    sum_squared_magnitudes_true(i) = sum(abs(H_true(:,i)).^2);
    NMSE_doppler(i)=sum_squared_errors(i) / sum_squared_magnitudes_true(i);
end
NMSE_doppler_sc = abs(H_true_sc - H_doppler_sc).^2 ./ abs(H_true_sc.^2);
NMSE_doppler_sc2 = abs(H_true_sc - H_doppler_sc).^2;

%%%%%%%%%%%%%%%%%%%%%%%%%%%%%%%%%%%%%%%%%%%%%%%%%%%%%%%%%%%%%%%%%%%
% Plot channel estimate NMSE vs OFDM symbol
y1 = 1:ofdm_symbols;
figure(),b = bar(y1,NMSE_doppler,'LineWidth',0.5);
xtips1 = b(1).XEndPoints;ytips1 = b(1).YEndPoints;
labels1 = string(b(1).YData);text(xtips1,ytips1,labels1,...
    'HorizontalAlignment','center','VerticalAlignment','bottom')
legend('MATLAB Sim')
xlabel('OFDM Symbols'),title('Channel Estimate Error per Symbol')
ylabel('Normalized Mean Squared Error (NMSE)')

% Plot channel estimate NMSE vs sub-carrier
y1 = 1:nfft; y1([zp_index(:,1);pilot_index(:,1)]) = [];
NMSE_doppler_sc_plot = NMSE_doppler_sc(:,1);
NMSE_doppler_sc_plot([zp_index(:,1);pilot_index(:,1)]) = [];
figure(),bar(y1,NMSE_doppler_sc_plot.');
legend('MATLAB Sim'),xlabel('Data Sub-Carriers')
title('Channel Estimate Error per Sub-Carrier for Symbol 1')
ylabel('Normalized Mean Squared Error (NMSE)')

%%%%%%%%%%%%%%%%%%%%%%%%%%%%%%%%%%%%%%%%%%%%%%%%%%%%%%%%%%%%%%%%%%%
% Plot real channel (MATLAB or MODEM) for first 4 symbols
figure()
for i = 1:symbol_plot
    subplot(2,2,1),plot(1:nfft,real(H_interp_doppler2_ideal...
        (:,i)),'linewidth',2),hold on,xlim([pilot_index(1),...
        pilot_index(end)]),subplot(2,2,2),plot(1:nfft,imag(...
        H_interp_doppler2_ideal(:,i)),'linewidth',2),hold on
    xlim([pilot_index(1),pilot_index(end)]),subplot(2,2,3)
    plot(1:nfft,abs(H_interp_doppler2_ideal(:,i)), ...
        'linewidth',2),hold on,xlim([pilot_index(1), ...
        pilot_index(end)]),subplot(2,2,4),plot(1:nfft,angle(...
        H_interp_doppler2_ideal(:,i)),'linewidth',2),hold on
    xlim([pilot_index(1),pilot_index(end)])
end

x_lim = [-1.5 1.5];
x_lim2 = [0.4 1.8];
x_lim3 = [-4 4];

subplot(2,2,1),title('In-Phase'),xlabel('Sub-Carriers')
legend('Sym 0','Sym 1','Sym 2','Sym 3'),%ylim(x_lim)
subplot(2,2,2),title('Quadrature'),xlabel('Sub-Carriers')
legend('Sym 0','Sym 1','Sym 2','Sym 3'),%ylim(x_lim)
subplot(2,2,3),title('Magnitude'),xlabel('Sub-Carriers')
legend('Sym 0','Sym 1','Sym 2','Sym 3'),%ylim(x_lim2)
subplot(2,2,4),title('Phase'),xlabel('Sub-Carriers'),%ylim(x_lim3)
legend('Sym 0','Sym 1','Sym 2','Sym 3'),sgtitle('MATLAB Actual Channel')

%%%%%%%%%%%%%%%%%%%%%%%%%%%%%%%%%%%%%%%%%%%%%%%%%%%%%%%%%%%%%%%%%%%
% For proof only. With ideal channel, equalization should be perfect
if (EQUALIZER_METHOD == "Ideal")
    H_interp_doppler2 = H_interp_doppler2_ideal;
end

%%%%%%%%%%%%%%%%%%%%%%%%%%%%%%%%%%%%%%%%%%%%%%%%%%%%%%%%%%%%%%%%%%%%%%%%%%%
% Channel Equalization
%%%%%%%%%%%%%%%%%%%%%%%%%%%%%%%%%%%%%%%%%%%%%%%%%%%%%%%%%%%%%%%%%%%%%%%%%%%
% Expand Equalization 
% H_ZF_re = real(H_interp); H_ZF_im = -imag(H_interp);
% fft_re = real(fft_signal_eq); fft_im = imag(fft_signal_eq);
% Z_EQ_ZF=(fft_re.*H_ZF_re + fft_im.*H_ZF_im)./ ...
%     (H_ZF_re.^2+ H_ZF_im.^2) ...
%     +1i*(fft_im.*H_ZF_re - fft_re.*H_ZF_im)./ ...
%     (H_ZF_re.^2 + H_ZF_im.^2);

%%%%%%%%%%%%%%%%%%%%%%%%%%%%%%%%%%%%%%%%%%%%%%%%%%%%%%%%%%%%%%%%%%%%%%%%%%%
% Equalize MATLAB Sim channel
MMSE_weights_doppler = ...
    conj(H_interp_doppler2) ./(abs(H_interp_doppler2).^2+NMSE_doppler_sc2);
MMSE_weights_doppler = NMSE_doppler_sc2 ./ (NMSE_doppler_sc2 + 1);

Z_EQ_ZF_doppler2 = fft_doppler_eq2 ./ conj(H_interp_doppler2);

%%%%% SNR Estimate %%%%%
P_RX_doppler = Z_EQ_ZF_doppler2;
if ~PILOT_COMB_FORMAT
    P_RX_doppler = zeros(pilot_carriers,ofdm_symbols);
    for i=1:ofdm_symbols
        P_RX_tmp = Z_EQ_ZF_doppler2(:,i);
        P_RX_tmp(any(isnan(pilot_index_nan(:,i)),2),:) = [];
        P_RX_doppler(:,i) = P_RX_tmp;
    end
else
    P_RX_doppler(any(isnan(pilot_index_nan),2),:) = [];
end
rx_pilots = P_RX_doppler;
rx_pilot_power = mean(abs(rx_pilots).^2);
norm_rx_pilots = rx_pilots .* sqrt(tx_pilot_power./rx_pilot_power);
noise_est = norm_rx_pilots - tx_pilots;
noise_est_power = mean(abs(noise_est).^2);
SNR_estimate_doppler = tx_pilot_power ./ noise_est_power;
SNR_estimate_db_doppler = 10*log10(mean(SNR_estimate_doppler))

%%%%%%%%%%%%%%%%%%%%%%%%%%%%%%%%%%%%%%%%%%%%%%%%%%%%%%%%%%%%%%%%%%%%%%%%%%%
% Only keep data sub-carriers
%%%%%%%%%%%%%%%%%%%%%%%%%%%%%%%%%%%%%%%%%%%%%%%%%%%%%%%%%%%%%%%%%%%%%%%%%%%
if ~PILOT_COMB_FORMAT
    % Initialize data variables
    Z_EQ_ZF2 = zeros(data_carriers,ofdm_symbols);
    fft_signal_eq_2 = zeros(data_carriers,ofdm_symbols);
    fft_doppler_eq2_2 = zeros(data_carriers,ofdm_symbols);
    Z_EQ_ZF_doppler2_2 = zeros(data_carriers,ofdm_symbols);
    % Remove pilot and ZP sub-carriers
    Z_EQ_ZF = fft_signal*2.01/ifft_gain;
    for i=1:ofdm_symbols
        Z_EQ_ZF_tmp = Z_EQ_ZF(:,i);
        Z_EQ_ZF_tmp(any(isnan(rm_pilot_zp_index(:,i)),2),:) = [];
        Z_EQ_ZF2(:,i) = Z_EQ_ZF_tmp;

        fft_signal_eq_tmp = fft_signal_eq(:,i);
        fft_signal_eq_tmp(any(isnan(rm_pilot_zp_index(:,i)),2),:) = [];
        fft_signal_eq_2(:,i) = fft_signal_eq_tmp;

        fft_doppler_eq2_tmp = fft_doppler_eq2(:,i);
        fft_doppler_eq2_tmp(any(isnan(rm_pilot_zp_index(:,i)),2),:) = [];
        fft_doppler_eq2_2(:,i) = fft_doppler_eq2_tmp;

        Z_EQ_ZF_doppler2_tmp = Z_EQ_ZF_doppler2(:,i);
        Z_EQ_ZF_doppler2_tmp(any(isnan(rm_pilot_zp_index(:,i)),2),:) = [];
        Z_EQ_ZF_doppler2_2(:,i) = Z_EQ_ZF_doppler2_tmp;          
    end
    Z_EQ_ZF = Z_EQ_ZF2;
    fft_signal_eq = fft_signal_eq_2;
    fft_doppler_eq2 = fft_doppler_eq2_2;
    Z_EQ_ZF_doppler2 = Z_EQ_ZF_doppler2_2/ifft_gain;

else
    Z_EQ_ZF = fft_signal*2.01/ifft_gain;
    Z_EQ_ZF(any(isnan(rm_pilot_zp_index),2),:) = [];
    fft_signal_eq(any(isnan(rm_pilot_zp_index),2),:) = [];
    fft_doppler_eq2(any(isnan(rm_pilot_zp_index),2),:) = [];
    Z_EQ_ZF_doppler2(any(isnan(rm_pilot_zp_index),2),:) = [];
    Z_EQ_ZF_doppler2 = Z_EQ_ZF_doppler2/ifft_gain;
end

% Scatter Plot %%%%%%%%%%%%%%%%%%%%%%%%%%%%%%%%%%%%%%%%%%%%%%%%%%%%%%%%%%%%
lim = sqrt(2*M) + 1; y_lim = [-lim lim]; x_lim = [-lim lim];
ideal_scatter = qammod(0:M-1,M);
figure(),subplot(2,1,1),scatter(real(Z_EQ_ZF),imag(Z_EQ_ZF),'.'),grid on
if PLOT_IDEAL
    hold on,scatter(real(ideal_scatter),imag(ideal_scatter),300,'c','x',...
        'LineWidth',3)
end
title({[num2str(snr_db),'dB AWGN Channel'],'No Equalization'}),ylim(y_lim)
xlim(x_lim),subplot(2,1,2),scatter(real(Z_EQ_ZF_doppler2),imag( ...
    Z_EQ_ZF_doppler2),'.'),grid on
if PLOT_IDEAL
    hold on,scatter(real(ideal_scatter),imag(ideal_scatter),300,'c','x',...
        'LineWidth',3)
end
title({'MATLAB Sim UW-A Channel','Doppler Correction with Equalization'})
ylim(y_lim),xlim(x_lim)
sgtitle('Equalizer Output')

% Loop through each OFDM MODEM symbol and plot the constellation
for i=1:symbol_plot
    figure(),scatter(real(Z_EQ_ZF_doppler2(:,i)),...
        imag(Z_EQ_ZF_doppler2(:,i)),'.'),grid on
    title(['Modem Sim Channel, Symbol ',num2str(i)])
end

%%%%%%%%%%%%%%%%%%%%%%%%%%%%%%%%%%%%%%%%%%%%%%%%%%%%%%%%%%%%%%%%%%%%%%%%%%%
% QAM Demodulation
%%%%%%%%%%%%%%%%%%%%%%%%%%%%%%%%%%%%%%%%%%%%%%%%%%%%%%%%%%%%%%%%%%%%%%%%%%%
% Demod
demod_data = qamdemod(Z_EQ_ZF,M);
demod_doppler2 = qamdemod(Z_EQ_ZF_doppler2,M);

ser_data = symerr(tx_data, demod_data)/numel(tx_data);
ser_doppler2 = symerr(tx_data, demod_doppler2)/numel(tx_data);

% Get EVM measurements
evm = comm.EVM(AveragingDimensions=[1 2],MaximumEVMOutputPort=1);
[data_evm,data_evm_pk] = evm(qam_mod_data/ifft_gain,Z_EQ_ZF);
[doppler_evm2,doppler_evm_pk2]=evm(qam_mod_data/ifft_gain,Z_EQ_ZF_doppler2);

table(NMSE_doppler)

Equalization =["AWGN Channel";"UW-A Channel"];
SER = [ser_data;ser_doppler2];
AverageEVM = [data_evm;doppler_evm2];
PeakEVM = [data_evm_pk;doppler_evm_pk2];
table(Equalization,SER,AverageEVM,PeakEVM)

y_lim = [0 100]; y_ofdm = 1:ofdm_symbols; y1 = 1:nfft; y_lim2 = [0 200];
carriers_plot = zeros(1,nfft); carriers_plot_doppler2 = zeros(1,nfft);
carriers_plot_sw = zeros(1,nfft);
evm = comm.EVM(AveragingDimensions=1);
evm_ofdm = evm(qam_mod_data/ifft_gain,Z_EQ_ZF);
evm_ofdm_doppler2 = evm(qam_mod_data/ifft_gain,Z_EQ_ZF_doppler2);
evm = comm.EVM(AveragingDimensions=2);
evm_carriers = evm(qam_mod_data/ifft_gain,Z_EQ_ZF);
carriers_plot(data_index(:,1)) = evm_carriers;
evm_carriers_doppler2 = evm(qam_mod_data/ifft_gain,Z_EQ_ZF_doppler2);
carriers_plot_doppler2(data_index(:,1)) = evm_carriers_doppler2;

figure(),subplot(2,2,1),bar(y1,carriers_plot),ax=gca;ax.YLim=y_lim;
xlabel('Sub-Carriers'),ylabel('%')
title({'AWGN Channel', 'Averaged Across Sub-Carriers'}),subplot(2,2,2)
bar(y1,carriers_plot_doppler2),ax=gca;ax.YLim=y_lim;xlabel('Sub-Carriers')
ylabel('%')
title({'MATLAB Sim UW-A Channel','Averaged Across Sub-Carriers'})
subplot(2,2,3)
bar(y_ofdm,evm_ofdm),ax=gca;ax.YLim=y_lim;xlabel('OFDM Symbols')
ylabel('%'),title({'AWGN Channel','Averaged Across OFDM Symbols'})
subplot(2,2,4),bar(y_ofdm,evm_ofdm_doppler2)
ax=gca;ax.YLim=y_lim;xlabel('OFDM Symbols'),ylabel('%')
title({'MATLAB Sim UW-A Channel','Averaged Across OFDM Symbols'})
sgtitle('EVM')
